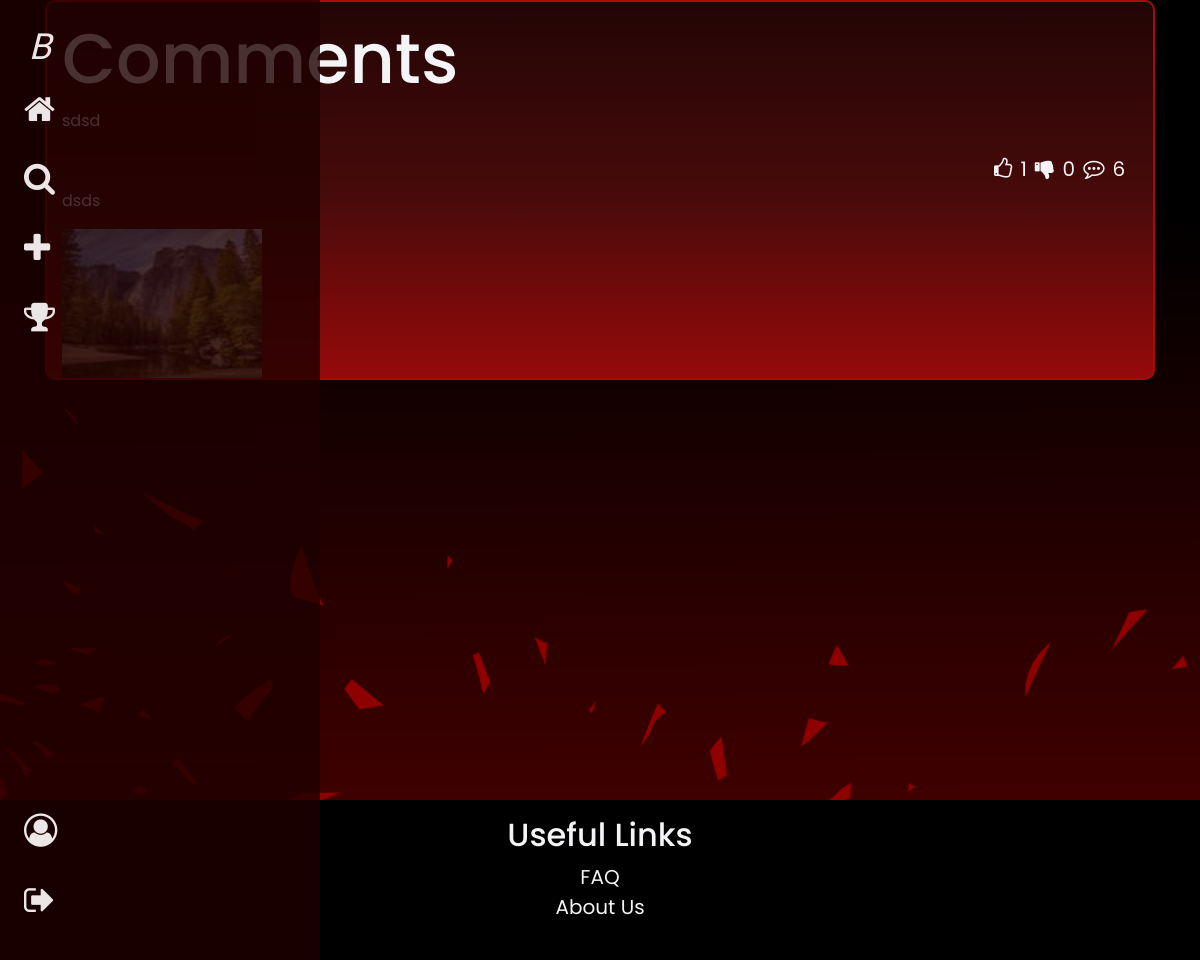
The app's page /post/2 (signed in) with its own data.
### app/models.py (models this page shows)
class Post(db.Model): #discussion posts, flag = "discussion"
    pid = db.Column(db.Integer, primary_key=True)
    uid = db.Column(db.Integer, db.ForeignKey('user.uid'))
    user = db.relationship('User', backref='post')
    title = db.Column(db.String(100))
    img = db.Column(db.String(100), nullable=False)
    desc = db.Column(db.String(1000))
    flag = db.Column(db.String(100)) #Bounty, Listing, Discussion
    timestamp = db.Column(db.DateTime(timezone=True), default=func.now())
    likes = db.Column(db.Integer, default = 0)
    dislikes = db.Column(db.Integer, default = 0)
    price = db.Column(db.Integer, default = 0)
    status = db.Column(db.String(100))
    com_num = db.Column(db.Integer, default = 0)
    claimed = db.Column(db.String(100), default=False) #if the logged in user has claimed this bounty or not

### app/routes.py (the view, shortened to what this page needs)
@routes.route('/post/<int:post_id>', methods=['GET', 'POST'])
def post(post_id):
    post = Post.query.get_or_404(post_id)
    comments = Comments.query.filter_by(pid=post_id).all()
    form = CommentForm()
    lip = [like.pid for like in Likes.query.filter_by(uid=current_user.uid, liked=True).all()]
    dip = [like.pid for like in Likes.query.filter_by(uid=current_user.uid, disliked=True).all()]
    return render_template('post.html', user=current_user, post=post, comments=comments, form=form, lip=lip, dip=dip)

### app/__init__.py (called while the page is built)
def create_app(config_class=Config):
    app = Flask(__name__)
    app.config.from_object(config_class)
    app.config['SECRET_KEY'] = os.environ.get('FLASK_SECRET_KEY', 'default_secret_key')
    app.config['SQLALCHEMY_DATABASE_URI'] = f'sqlite:///{DB_NAME}'
    app.config['POST_FOLDER'] = 'static/posts'
    db.init_app(app)
    migrate.init_app(app, db)  # Initialize Flask-Migrate with the app and db
    from .routes import routes
    from .auth import auth
    from .models import User, Post, Comments, Likes, Sell, Promote
    with app.app_context():
        db.create_all()
    app.register_blueprint(routes, url_prefix='/')
    app.register_blueprint(auth, url_prefix='/')
    login_manager = LoginManager()
    login_manager.login_view = 'auth.login'
    login_manager.init_app(app)
    @login_manager.user_loader
    def load_user(id):
        return User.query.get(int(id))
    return app

### app/templates/post.html (shortened to what this page needs)
{% extends "base.html" %}
{% block content %}
<div class="home">
    <div class="container">
        <div class="postbubble">
            <div class="comments-container">
                <h1>Comments</h1>
                <p>{{ post.title }}</p>
                <div class="reactbar" style="opacity: 1">
                    <button id="likeButton-{{ post.pid }}" class="reactbutton like" onclick="toggleLike(this, {{ post.pid }})">
                        {% if post.pid in lip %}
                        <i class="fa fa-thumbs-up fa-lg"></i>
                        {% else %}
                        <i class="fa fa-thumbs-o-up fa-lg"></i>
                        {% endif %}
                    </button>
                    <span id="likeCount-{{ post.pid }}" class="reactnumber">{{ post.likes }}</span>
                    <button id="dislikeButton-{{ post.pid }}" class="reactbutton" onclick="toggleLike(this, {{ post.pid }})">
                        {% if post.pid in dip %}
                        <i class="fa fa-thumbs-down fa-lg"></i>
                        {% else %}
                        <i class="fa fa-thumbs-o-down fa-lg"></i>
                        {% endif %}
                    </button>
                    <span id="dislikeCount-{{ post.pid }}" class="reactnumber">{{ post.dislikes }}</span>
                    <button id="commentButton-{{ post.pid }}" class="reactbutton">
                        <i class="fa fa-commenting-o fa-lg"></i>
                    </button>
                    <span id="commentCount-{{ post.pid }}" class="reactnumber">{{ comments|length }}</span>
                </div>
                <p>{{ post.desc }}</p>
                <img src="{{ url_for('static', filename='images/posts/' + post.img) }}" alt="Post Image" width="200" height="150" />
                {% for comment in comments %}
                <div class="comment">
                    <div class="username">
                    </div>
                </div>
                {% endfor %}
            </div>
        </div>
    </div>
</div>
{% endblock %}

### app/static/css/main-style.css (style rules this page uses)
* { box-sizing: border-box; margin: 0; padding: 0; }
:root { --primary-color: #f5433a; --variant-color: #ffcc40; --light-color: #f4f4f6; --dark-color: #111; --bg-col: rgb(71, 0, 0); }
body { font-family: "Poppins", sans-serif; font-size: 16px; line-height: 1.5; background-color: #111; cursor: url("../images/lightsaber.png"), auto; }
.home { position: relative; width: 100%; min-height: 100vh; background-image: url("../images/bg.png"); background-size: cover; background-attachment: fixed; background-repeat: no-repeat; color: #f4f4f6; overflow-x: hidden; }
h1 { font-size: 70px; }
.postbubble { position: relative; height: 380px; border: 2px solid rgba(170, 10, 10); border-radius: 10px; padding: 15px; margin-bottom: 20px; background: linear-gradient( rgba(35, 5, 5, 1), rgba(70, 10, 10, 1), rgba(150, 10, 10) ); overflow: hidden; }
.reactbar { padding-right: 0.8rem; width: 100%; display: flex; justify-content: flex-end; align-items: center; opacity: 0; transition: opacity 0.5s; }
.reactbutton { padding: 0.5rem; color: #f4f4f6; background-color: transparent; border: none; }
.reactnumber { font-size: 20px; }

### records on screen
Post: title "sdsd", likes "1", dislikes "0", desc "dsds", img (picture)

### other values on screen
{{ comments|length }} "6"
